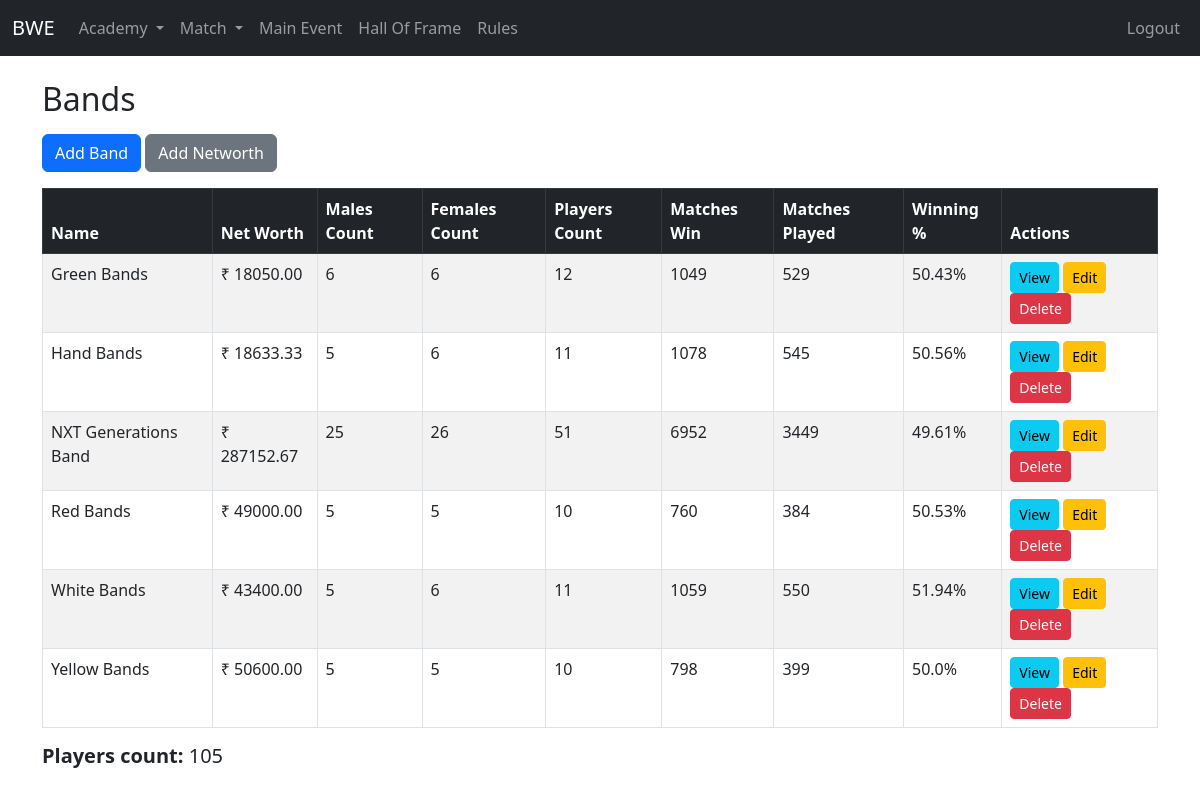
The page /academy/bands/ (signed in) on the database as committed earlier.
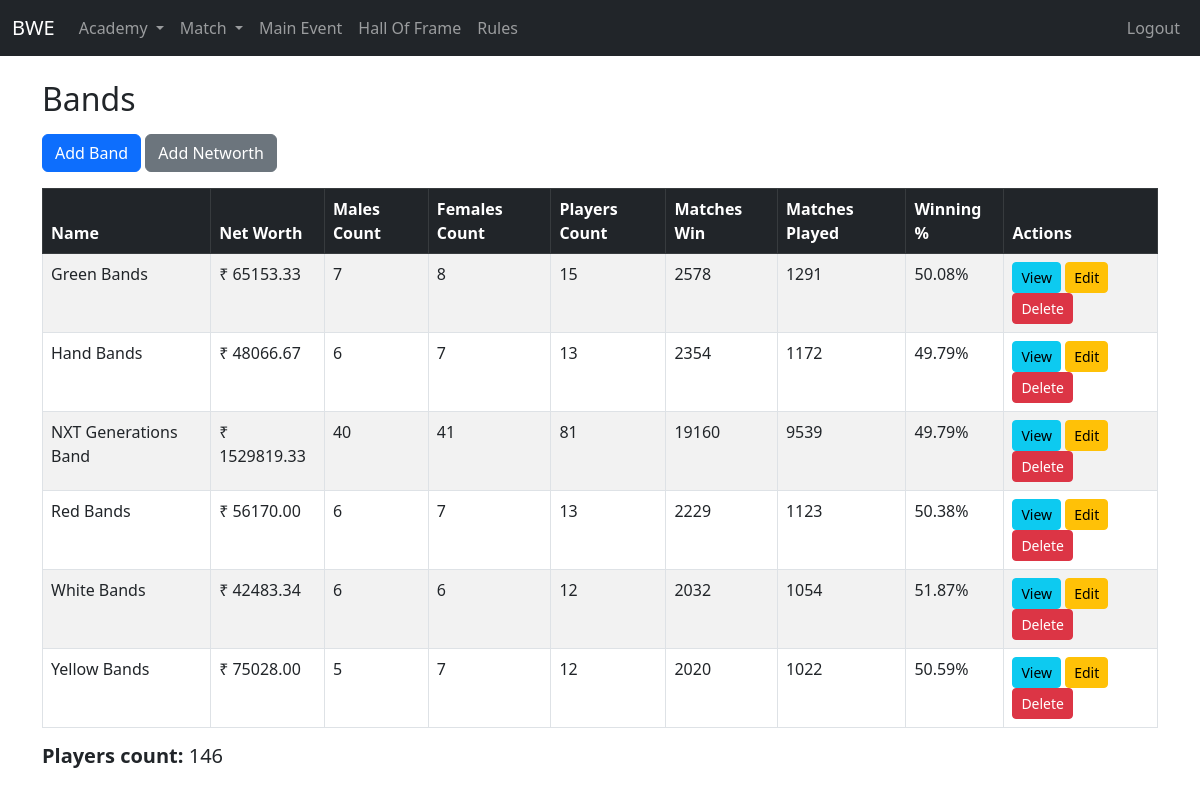
The same page on the database as committed later.
### academy/models.py (models this page shows, shortened)
class Band(models.Model):
    name = models.CharField(max_length=200)
    networth = models.FloatField(default=0)
    image_url = models.CharField(max_length=120, null=True, blank=True)
    emoji = models.CharField(max_length=5, null=True, blank=True)
    @property
    def men_count(self):
        return self.player_band.filter(gender='Male').count()
    @property
    def women_count(self):
        return self.player_band.filter(gender='Female').count()
    @property
    def player_count(self):
        return self.player_band.count()
    @property
    def matchesplayed(self):
        return self.player_band.aggregate(total=models.Sum('matchesplayed'))['total'] or 0
    @property
    def wins(self):
        return self.player_band.aggregate(total=models.Sum('wins'))['total'] or 0
    @property
    def winningpercentage(self):
        matches = self.matchesplayed
        wins = self.wins
        return round((wins / matches) * 100, 2) if matches > 0 else 0

### academy/views.py (the view)
# urls.py: path('bands/', views.band_list, name='band-list'),
@login_required
def band_list(request):
    bands = Band.objects.all().order_by('name')
    total_active_players = Player.objects.count()
    return render(request, 'academy/bands/band_list.html', {'bands': bands, 'total_active_players': total_active_players})

### academy/models.py (called while the page is built)
    def get_queryset(self):
        return super().get_queryset().filter(is_active=True)

### templates/academy/bands/band_list.html (shortened to what this page needs)
{% extends 'base.html' %}
{% block content %}
<h2 class="mb-3">Bands</h2>
<a href="{% url 'band-create' %}" class="btn btn-primary mb-3">Add Band</a>
<a href="{% url 'band-add_networth'%}" class="btn btn-secondary mb-3">Add Networth</a>
<div class="table-responsive">
<table class="table table-bordered table-striped">
  <thead class="table-dark">
    <tr>
      <th>Name</th>
      <th>Net Worth</th>
      <th>Males Count</th>
      <th>Females Count</th>
      <th>Players Count</th>
      <th>Matches Win</th>
      <th>Matches Played</th>
      <th>Winning %</th>
      <th>Actions</th>
    </tr>
  </thead>
  <tbody id="table-body">
    {% include "academy/bands/partials/table_body.html" %}
  </tbody>
</table>
<h5><strong>Players count: </strong>{{total_active_players}}</h5>
</div>
{% endblock %}

### templates/academy/bands/partials/table_body.html
{% for band in bands %}
<tr>
  <td>{{ band.name }}</td>
  <td>₹ {{ band.networth|floatformat:2 }}</td>
  <td>{{ band.men_count }}</td>
  <td>{{ band.women_count }}</td>
  <td>{{ band.player_count }}</td>
  <td>{{ band.matchesplayed }}</td>
  <td>{{ band.wins }}</td>
  <td>{{ band.winningpercentage }}%</td>
  <td>
    <a href="{% url 'band-view' band.id %}" class="btn btn-info btn-sm">View</a>
    <a href="{% url 'band-update' band.id %}" class="btn btn-warning btn-sm">Edit</a>
    <a class="btn btn-danger btn-sm"
        hx-get="{% url 'band-delete' band.id %}"
        hx-target="#dialog"
        hx-swap="innerHTML">
    Delete
    </a>
  </td>
</tr>
{% endfor %}

Rows that differ between the two databases and show on the page:
changed Band "Green Bands": networth "18050.00" → "65153.33"; men_count "6" → "7"; women_count "6" → "8"; player_count "12" → "15"; matchesplayed "1049" → "2578"; wins "529" → "1291"; winningpercentage "50.43" → "50.08"
changed Band "Hand Bands": networth "18633.33" → "48066.67"; men_count "5" → "6"; women_count "6" → "7"; player_count "11" → "13"; matchesplayed "1078" → "2354"; wins "545" → "1172"; winningpercentage "50.56" → "49.79"
changed Band "NXT Generations Band": networth "287152.67" → "1529819.33"; men_count "25" → "40"; women_count "26" → "41"; player_count "51" → "81"; matchesplayed "6952" → "19160"; wins "3449" → "9539"; winningpercentage "49.61" → "49.79"
changed Band "Red Bands": networth "49000.00" → "56170.00"; men_count "5" → "6"; women_count "5" → "7"; player_count "10" → "13"; matchesplayed "760" → "2229"; wins "384" → "1123"; winningpercentage "50.53" → "50.38"
changed Band "White Bands": networth "43400.00" → "42483.34"; men_count "5" → "6"; player_count "11" → "12"; matchesplayed "1059" → "2032"; wins "550" → "1054"; winningpercentage "51.94" → "51.87"
changed Band "Yellow Bands": networth "50600.00" → "75028.00"; women_count "5" → "7"; player_count "10" → "12"; matchesplayed "798" → "2020"; wins "399" → "1022"; winningpercentage "50.0" → "50.59"
Other text that changed with them:
{{ total_active_players }}: "105" → "146"
